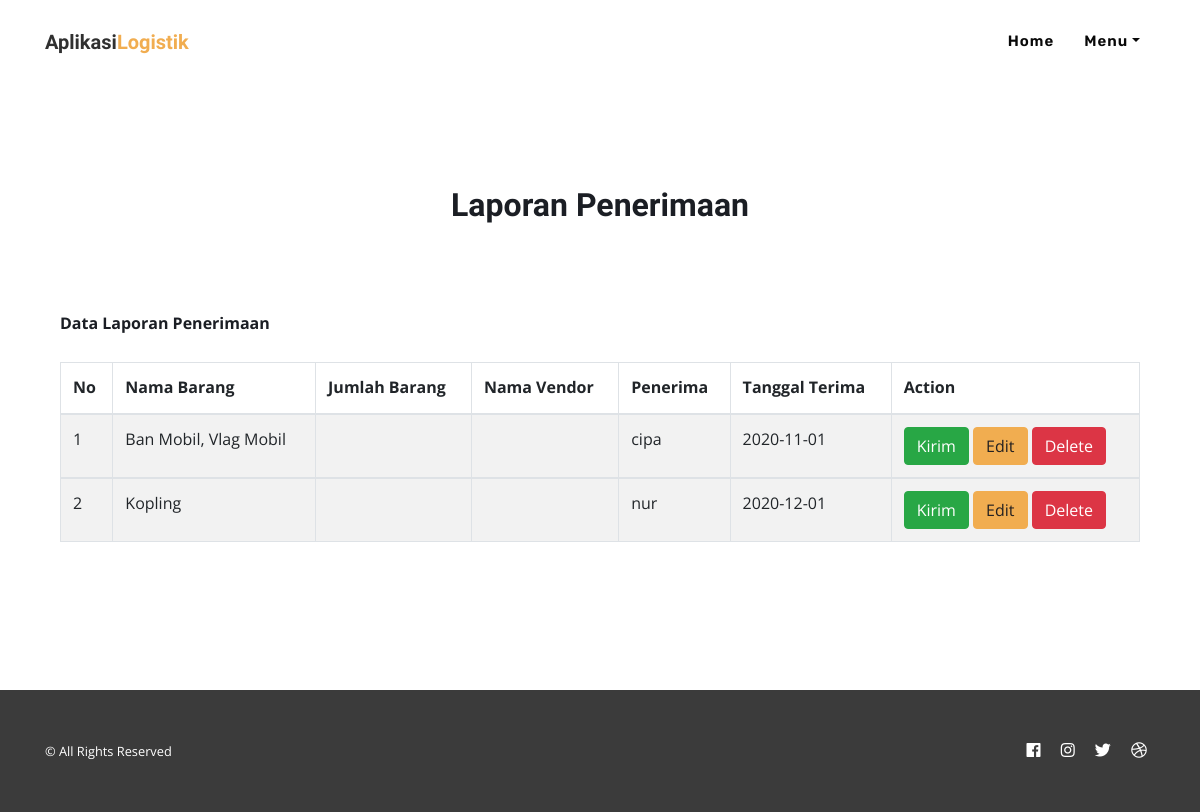
The app's page /LaporanPenerimaan.php, older data.
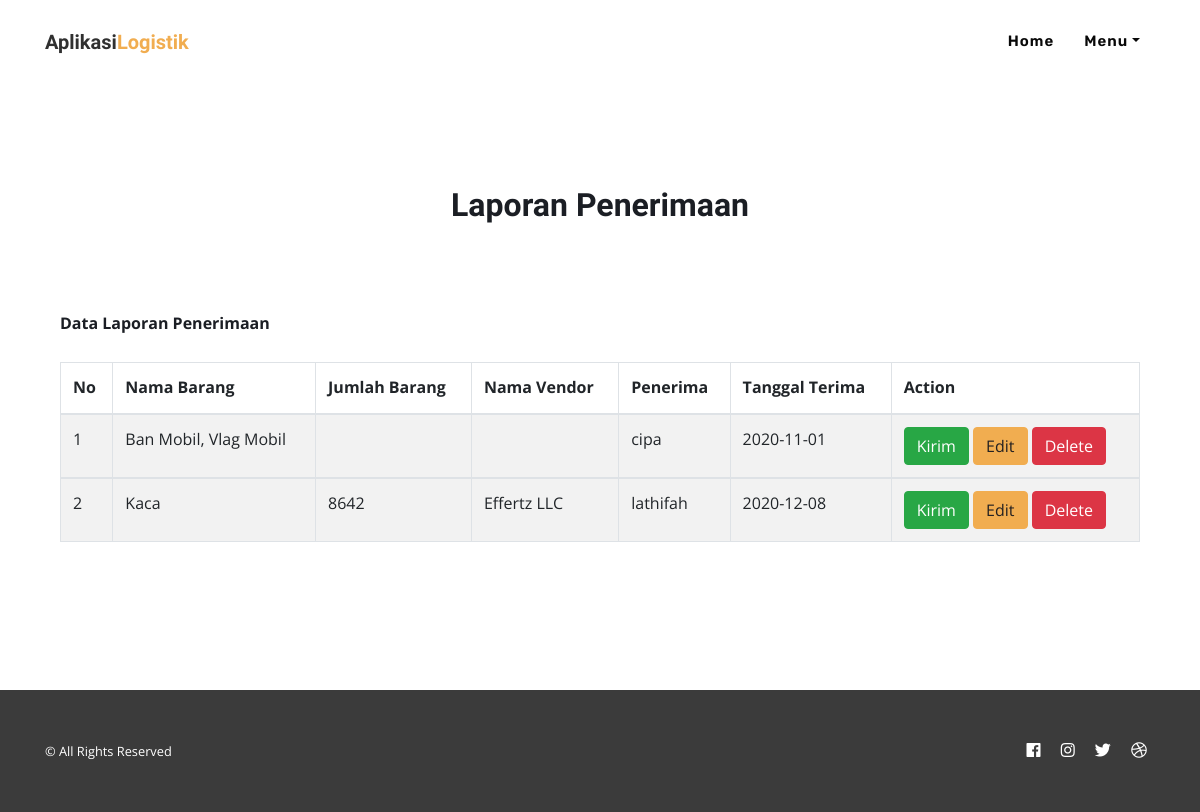
The same page, newer data.
### tables this page shows
CREATE TABLE `penerimaan` (
  `id` int(50) NOT NULL,
  `nama_barang` varchar(400) DEFAULT NULL,
  `jumlah_barang` varchar(200) DEFAULT NULL,
  `biaya_barang` varchar(50) DEFAULT NULL,
  `tanggal_order` date DEFAULT NULL,
  `nama_vendor` varchar(200) DEFAULT NULL,
  `tanggal_terima` date DEFAULT NULL,
  `penerima` varchar(200) DEFAULT NULL
);

### function.php (called while the page is built, shortened)
<?php
$koneksi = mysqli_connect('localhost','root','','logistik');
function read($query){
    global $koneksi;
    $result = mysqli_query($koneksi, $query);
    $datas = [];
    while($data = mysqli_fetch_assoc($result)){
        $datas[] = $data;
    }
    return $datas;
}
?>

### LaporanPenerimaan.php (the view, shortened to what this page needs)
<?php
require 'function.php';
$barang = read("SELECT * FROM penerimaan");
?>
<!DOCTYPE html>
<html lang="en" class="no-js">
  <head>
    <link rel="stylesheet" type="text/css" href="https://stackpath.bootstrapcdn.com/bootstrap/4.3.1/css/bootstrap.min.css">
    <link rel="stylesheet" type="text/css" href="assets/vendors/font-awesome/css/fontawesome-all.min.css">
    <link rel="stylesheet" type="text/css" href="assets/vendors/slick-carousel/slick.css">
    <link rel="stylesheet" type="text/css" href="assets/fonts/themify-icons.css">
    <link rel="stylesheet" type="text/css" href="assets/vendors/magnific-popup/magnific-popup.css">
	<link rel="stylesheet" type="text/css" href="assets/css/hovereffects.css">
    <link href="assets/css/scrolling-nav.css" rel="stylesheet">
	<link href="https://unpkg.com/aos@2.3.1/dist/aos.css" rel="stylesheet">
	<link rel="stylesheet" type="text/css" href="assets/css/theme.css">
    <link rel="stylesheet" type="text/css" href="assets/css/styles.css">
  </head>
  <body>
    <header id="top">
	  <nav class="navbar navbar-expand-lg navbar-dark bg-white fixed-top" id="mainNav">
		<div class="container">
		  <a class="navbar-brand js-scroll-trigger" href="#page-top">Aplikasi<span>Logistik</span></a>
		  <div class="collapse navbar-collapse" id="navbarResponsive">
			<ul class="navbar-nav ml-auto">
			<li class="nav-item">
				<a class="nav-link js-scroll-trigger" href="index.php">Home</a>
			  </li>
			  <li class="nav-item">
          <div class="dropdown">
          <a class="dropdown-toggle nav-link" type="button" data-toggle="dropdown"> Menu</a>
        </div>
			  </li>
			</ul>
		  </div>
		</div>
	  </nav>
   <main role="main" class="mt-lg-5 m-0">
  <section class="wt-section" id="services">
        <div class="container">
    <div class="row justify-content-md-center text-center pb-lg-4 mb-lg-5 mb-4">
          <div class="col-md-8 text-center w-md-50 mx-auto mb-0">
            <h2 class="mb-md-2">Laporan Penerimaan</h2>
          </div>
    </div>
      <div class="col-md-12 col-sm-12 col-xs-12">
          <div class="panel panel-default">
              <div class="panel-heading">
               <b>Data Laporan Penerimaan</b>
              </div>
              <br>
              <div class="panel-body">
                  <div class="table-responsive">
   <table class="table table-striped table-bordered table-hover">
                          <thead>
                              <tr>
                                  <th>No</th>
                                  <th>Nama Barang</th>
                                  <th>Jumlah Barang</th>
                                  <th>Nama Vendor</th>
                                  <th>Penerima</th>
                                  <th>Tanggal Terima</th>
                                  <th>Action</th>
                              </tr>
                          </thead>
                          <tbody>
                          <?php
                            $no = 0;
            foreach($barang as $data):
        ?>
        <?php $no++ ;?>
                    <tr>
                     <td><?=$no?></td>
                     <td><?= $data["nama_barang"]; ?></td>
                     <td><?= $data["jumlah_barang"]; ?></td>
                     <td><?= $data["nama_vendor"]; ?></td>
                     <td><?= $data["penerima"]; ?></td>
                     <td><?= $data["tanggal_terima"]; ?></td>
                     <td><a class="btn btn-success" href="pengiriman.php?id=<?= $data["id"]; ?>">Kirim</a>
                     <button type="button" href="#" class="btn btn-primary" data-toggle="modal" data-target="#editModal" value="<?= $data["id"]; ?>">Edit</button>
                     <button  class="btn btn-danger"><a href="deleteBarang.php?id=<?= $data["id"]; ?>" style="color:white;">Delete</a></button></td>
                    </tr>
                          </tbody>
                          <?php
                        endforeach;
        ?>
                      </table>
                  </div>
              </div>
          </div>
      </div>
  </div>
      </section>
    <footer class="bg-dark py-5">
      <div class="container">
        <div class="row">
          <div class="col-md-8 text-center text-md-left mb-3 mb-md-0">
            <small class="text-white"><a class="text-white" href="https://webthemez.com/free-bootstrap-templates/">&copy; All Rights Reserved</small>
          </div>
          <div class="col-md-4 align-self-center">
            <ul class="list-inline text-center text-md-right mb-0">
              <li class="list-inline-item mx-2" data-toggle="tooltip" data-placement="top" title="Facebook">
                <a class="text-white" target="_blank" href="https://www.facebook.com/">
                  <i class="fab fa-facebook"></i>
                </a>
              </li>
              <li class="list-inline-item mx-2" data-toggle="tooltip" data-placement="top" title="Instagram">
                <a class="text-white" target="_blank" href="https://www.instagram.com/">
                  <i class="fab fa-instagram"></i>
                </a>
              </li>
              <li class="list-inline-item mx-2" data-toggle="tooltip" data-placement="top" title="Twitter">
                <a class="text-white" target="_blank" href="https://twitter.com/">
                  <i class="fab fa-twitter"></i>
                </a>
              </li>
              <li class="list-inline-item mx-2" data-toggle="tooltip" data-placement="top" title="Dribbble">
                <a class="text-white" target="_blank" href="https://dribbble.com/">
                  <i class="fab fa-dribbble"></i>
                </a>
              </li>
            </ul>
          </div>
        </div>
      </div>
    </footer>
  </body>
</html>

### assets/css/scrolling-nav.css (style rules this page uses)
.navbar { background:transparent !important; padding: 0 0; }
.navbar a.nav-link { color:#fff; padding: 5px 15px !important; }
.navbar-dark .navbar-brand, .navbar-dark .navbar-brand:hover { color: #868686; font-weight:bolder; }
.navbar-dark .navbar-brand { color: #fff !important; }
.navbar .navbar-nav .nav-item .nav-link { padding: 0.625rem 1.25rem; -webkit-transition: all 1s; -moz-transition: all 1s; -ms-transition: all 1s; -o-transition: all 1s; transition: all 1s; }

### assets/css/theme.css (style rules this page uses)
html { font-size: 1rem; }
body { font-weight: 400; font-size: 1rem; font-family: "Open Sans", sans-serif; line-height: 1.6; color: #1b1e24; -webkit-font-smoothing: antialiased; -moz-osx-font-smoothing: grayscale; -moz-font-feature-settings: "liga", "kern"; text-rendering: optimizelegibility; }
a { color: #490bf9; }
.h1, .h2, .h3, .h4, .h5, .h6, .h7, h1, h2, h3, h4, h5, h6 { line-height: 1.6; font-weight:600; }
.btn { cursor: pointer; transition: .2s ease; }
.wt-section { padding-top: 8.25rem; padding-bottom: 8.25rem; }

### assets/css/styles.css (style rules this page uses)
.h1, .h2, .h3, .h4, .h5, .h6, .h7, h1, h2, h3, h4, h5, h6 { line-height: 1.6; font-weight:600; }
h1, h2 { font-family: 'Rubik', sans-serif; font-family: 'Coda Caption', sans-serif; }
.navbar-dark .navbar-brand { color: #303030 !important; font-family: 'Coda Caption', sans-serif; }
.navbar-dark .navbar-brand span { color: #f1ad50 !important; }
.btn-primary { color: #242121 !important; border-color: #f1ad50 !important; background: #f1ad50; }
.navbar .navbar-nav .nav-item .nav-link { color: #080808; font-size: 0.937rem; font-weight: 600; padding: 0.625rem 1.25rem; border-radius: 50px; font-family: 'Rubik', sans-serif; letter-spacing: 1px; }
.bg-dark { background-color: #3b3b3b !important; }
.navbar-collapse { padding: 25px 0; }

Row changes from the older to the newer data that the page shows:
removed penerimaan: nama_barang "Kopling", penerima "nur", tanggal_terima "2020-12-01", $data["id"] 12 (drawn)
added penerimaan: nama_barang "Kaca", jumlah_barang "8642", nama_vendor "Effertz LLC", penerima "lathifah", tanggal_terima "2020-12-08", $data["id"] 16 (drawn)
